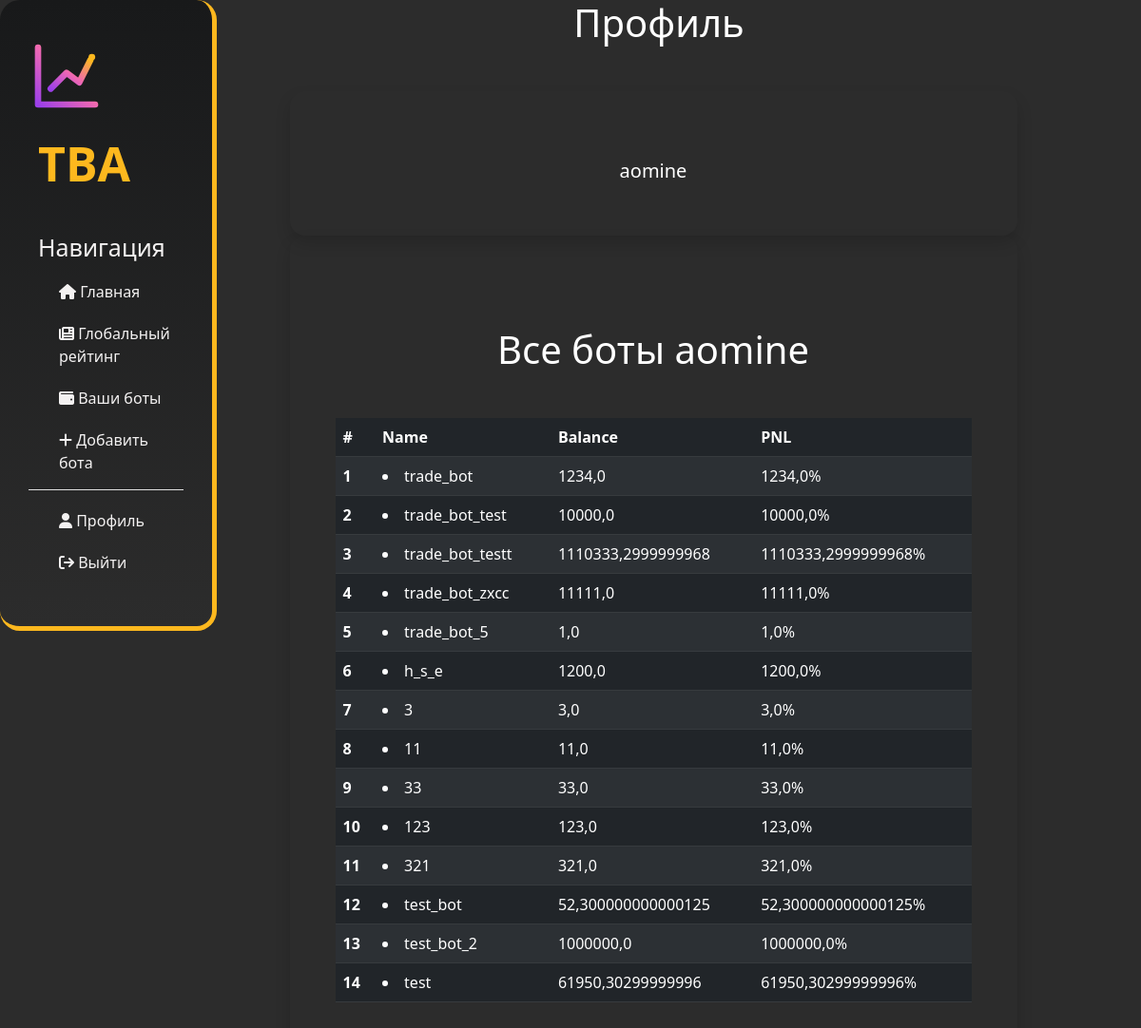
The app's page /user/userprofile/1 (signed in) with its own data.
### bot/models.py (models this page shows, shortened)
class Bot(models.Model):
    user_id = models.IntegerField()
    bot_name = models.CharField(max_length=255, default='trade_bot')
    token = models.CharField(max_length=255, default='key')
    is_public = models.BooleanField(default=True)
    balance = models.FloatField()
    base_balance = models.FloatField()
    amount_BNBBUSD = models.IntegerField(default=0)
    amount_BTCBUSD = models.IntegerField(default=0)
    amount_ETHBUSD = models.IntegerField(default=0)
    amount_LTCBUSD = models.IntegerField(default=0)
    amount_TRXBUSD = models.IntegerField(default=0)
    amount_XRPBUSD = models.IntegerField(default=0)

### user_reg/views.py (the view)
# urls.py: path('userprofile/<int:id>', user_profile, name='userprofile'),
def user_profile(request, id):
    if request.user.is_authenticated:
        if id == request.user.id:
            if request.method == 'POST':
                form = UpdateProfileForm(request.POST, request.FILES, instance=request.user)
                if form.is_valid():
                    form.save()
                    return redirect('userprofile', id=id)
                else:
                    return render(request, 'userprofile.html', {'form': form})
            else:
                form = UpdateProfileForm(instance=request.user)
                context = {
                    'user': User.objects.get(id=id),
                    'bots': Bot.objects.filter(user_id=id),
                    'form': form,
                }
                return render(request, 'userprofile.html', context)
        else:
            return profile(request, id)
    else:
        return HttpResponseRedirect('/user/login/')

### user_reg/views.py (called while the page is built)
def profile(request, id):
    if request.user.is_authenticated:
        context = {
            'user': User.objects.get(id=id),
            'bots': Bot.objects.filter(is_public=True, user_id=id),
        }
        return render(request, 'profile.html', context=context)
    else:
        return HttpResponseRedirect('/user/login/')

### templates/profile.html (shortened to what this page needs)
{% extends 'layout.html' %}
{% load static %}
{% load django_template_maths %}
{% block content %}
    <div class="col-14 container">
        <h1 class="text-center text-white">
        </h1>
        <div class="container">
            <div class="row mt-5">
                <div class="shadow col-lg-10 p-5 text-white rounded-4 mx-auto">
                    <div class="container">
                        <div class="row">
                            <div class="col-mx-auto">
                                <p class="h2 px-3 pt-3 text-white">{{ user.first_name }} {{ user.last_name }}</p>
                                <p class="h5  mx-auto text-center">{{ user.username }} </p>
                            </div>
                        </div>
                    </div>
                </div>
                <div class="container">
                    <div class="row mt-10">
                        <div class="shadow col-lg-10 p-5 text-white rounded-4 mx-auto">
                            <table class="table table-striped table-dark">
                                <h1 class="text-white text-center my-5"> Все боты {{ user.username }} </h1>
                                {% if bots %}
                                    <thead>
                                    <tr>
                                        <th scope="col">#</th>
                                        <th scope="col">Name</th>
                                        <th scope="col">Balance</th>
                                        <th scope="col">PNL</th>
                                    </tr>
                                    </thead>
                                    <tbody>
                                    {% for bots_i in bots %}
                                        <tr>
                                            <th scope="row"> {{ forloop.counter }} </th>
                                            <td>
                                                <li>{{ bots_i.bot_name }}</li>
                                            </td>
                                            <td>{{ bots_i.balance|add_decimal:2 }}</td>
                                            <td>{{ bots_i.balance|percent_of_number:bots_i.base_balance|add_decimal:2|sub:100 }}%</td>
                                        </tr>
                                    {% endfor %}
                                    </tbody>
                                    </table>
                                {% else %}
                                    <h4 class="text-white text-center my-5"> Пока нет ботов :c </h4>
                                {% endif %}
                        </div>
                    </div>
                </div>
            </div>
        </div>
    </div>
{% endblock content %}

### static/main/css/main.css (style rules this page uses)
body { background: #2c2c2c; }

### records on screen
Bot: bot_name "trade_bot", balance|add_decimal "1234,0", balance|percent_of_number "1234,0"
Bot: bot_name "trade_bot_test", balance|add_decimal "10000,0", balance|percent_of_number "10000,0"
Bot: bot_name "trade_bot_testt", balance|add_decimal "1110333,2999999968", balance|percent_of_number "1110333,2999999968"
Bot: bot_name "trade_bot_zxcc", balance|add_decimal "11111,0", balance|percent_of_number "11111,0"
Bot: bot_name "trade_bot_5", balance|add_decimal "1,0", balance|percent_of_number "1,0"
Bot: bot_name "h_s_e", balance|add_decimal "1200,0", balance|percent_of_number "1200,0"
Bot: bot_name "3", balance|add_decimal "3,0", balance|percent_of_number "3,0"
Bot: bot_name "11", balance|add_decimal "11,0", balance|percent_of_number "11,0"
Bot: bot_name "33", balance|add_decimal "33,0", balance|percent_of_number "33,0"
Bot: bot_name "123", balance|add_decimal "123,0", balance|percent_of_number "123,0"
Bot: bot_name "321", balance|add_decimal "321,0", balance|percent_of_number "321,0"
Bot: bot_name "test_bot", balance|add_decimal "52,300000000000125", balance|percent_of_number "52,300000000000125"
Bot: bot_name "test_bot_2", balance|add_decimal "1000000,0", balance|percent_of_number "1000000,0"
Bot: bot_name "test", balance|add_decimal "61950,30299999996", balance|percent_of_number "61950,30299999996"

### other values on screen
{{ user.username }} "aomine"
